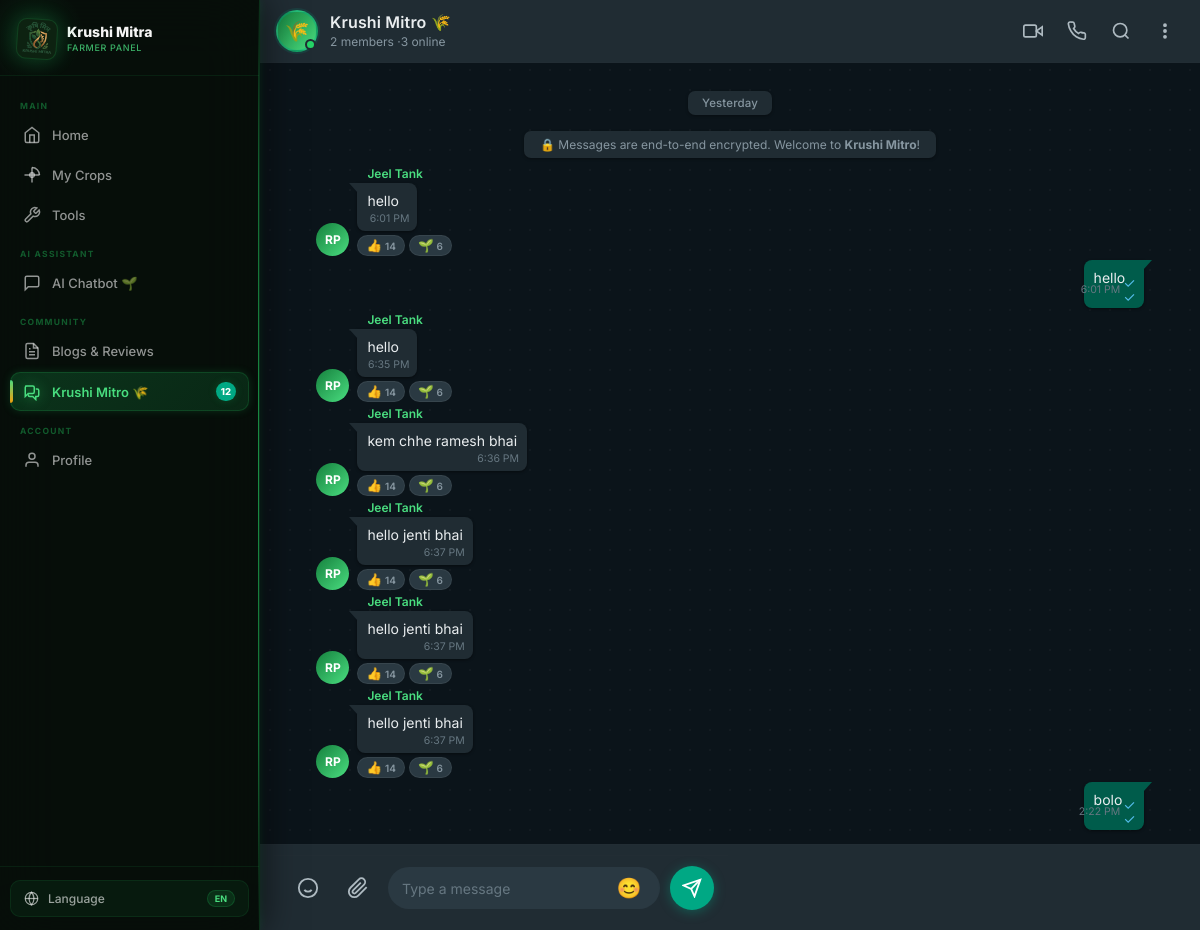
The app's page /community_chat (signed in) with its own data.
### farmer/models.py (models this page shows, shortened)
class community_message(models.Model):
    sender = models.ForeignKey(User,on_delete=models.CASCADE,related_name="message_my")
    message = models.TextField()
    image = models.FileField(upload_to='community/images/', null=True, blank=True)
    created_at = models.DateTimeField(auto_now_add=True)

class User(AbstractUser):
    ROLE_CHOICES = (
        ('Farmer', 'Farmer'),
        ('Buyer', 'Buyer'),
        ('Subadmin', 'Subadmin')
    )
    name = models.CharField(max_length=255)
    role = models.CharField(max_length=20, choices=ROLE_CHOICES)
    email = models.EmailField(unique=True,blank=True, null=True)
    city = models.CharField(max_length=100, blank=True, null=True)
    contact = models.CharField(max_length=10, unique=True , blank=True, null=True)
    password = models.CharField(max_length=128)
    is_active = models.BooleanField(default=False)

### farmer/views.py (the view)
        def wrapper(request, *args, **kwargs):
            if "contact" in request.session:
                try:
                    user = User.objects.get(contact=request.session['contact'])
                    request.uid = user
                    if user.role not in allowed_roles:
                        messages.error(request, "Access Denied")
                        return redirect('login')
                    return view_function(request, *args, **kwargs)
                except User.DoesNotExist:
                    return redirect('login')
            return redirect('login')

### farmer/views.py (called while the page is built, shortened)
def check_login(allowed_roles):
    def decorator(view_function):
        def wrapper(request, *args, **kwargs):
            if "contact" in request.session:
                try:
                    user = User.objects.get(contact=request.session['contact'])
                    request.uid = user
                    if user.role not in allowed_roles:
                        messages.error(request, "Access Denied")
                        return redirect('login')
                    return view_function(request, *args, **kwargs)
                except User.DoesNotExist:
                    return redirect('login')
            return redirect('login')
        return wrapper
    return decorator

@check_login(['Farmer'])
def community_chat(request):
    uid = request.uid
    all_messages = community_message.objects.all()
    all_users = User.objects.all()
    user_count = len([user for user in all_users if user.is_active])
    member_count = len([user for user in all_users if user.role == 'Farmer'])
    context = {'uid': uid, 'messages':  all_messages, 'user_count': user_count, 'member_count': member_count}
    return render(request, "farmer/community_chat.html", context)

### farmer/templates/farmer/community_chat.html (shortened to what this page needs)
{% load static %}
<!DOCTYPE html>
<html lang="en">
<head>
  <link rel="stylesheet" href="{% static 'farmer/css/community_chat.css' %}">
</head>
<body>
<div class="app-shell">
  <aside class="sidebar" id="sidebar" role="navigation" aria-label="Farmer panel navigation">
    <div class="sidebar-logo">
      <img src="{% static 'farmer/images/krushi_mitra_logo.png' %}" alt="Krushi Mitra" />
      <div class="brand">Krushi Mitra <span>Farmer Panel</span></div>
    </div>
    <nav class="sidebar-nav">
      <div class="nav-section-title">Main</div>
      <a href="{% url 'farmer_home' %}" class="nav-item" id="nav-home">
        <svg viewBox="0 0 24 24" fill="none" stroke="currentColor" stroke-width="2">
          <path d="M3 9l9-7 9 7v11a2 2 0 0 1-2 2H5a2 2 0 0 1-2-2z"/>
          <polyline points="9 22 9 12 15 12 15 22"/>
        </svg>
        <span>Home</span>
      </a>
      <a href="{% url 'farmer_crops' %}" class="nav-item" id="nav-crops">
        <svg viewBox="0 0 24 24" fill="none" stroke="currentColor" stroke-width="2">
          <path d="M12 2a10 10 0 0 1 10 10"/><path d="M12 2v20"/><path d="M2 12h20"/>
          <circle cx="12" cy="12" r="3"/>
        </svg>
        <span>My Crops</span>
      </a>
      <a href="{% url 'farmer_tools' %}" class="nav-item" id="nav-tools">
        <svg viewBox="0 0 24 24" fill="none" stroke="currentColor" stroke-width="2">
          <path d="M14.7 6.3a1 1 0 0 0 0 1.4l1.6 1.6a1 1 0 0 0 1.4 0l3.77-3.77a6 6 0 0 1-7.94 7.94l-6.91 6.91a2.12 2.12 0 0 1-3-3l6.91-6.91a6 6 0 0 1 7.94-7.94l-3.76 3.76z"/>
        </svg>
        <span>Tools</span>
      </a>
      <div class="nav-section-title">AI Assistant</div>
      <a href="{% url 'farmer_chatbot' %}" class="nav-item" id="nav-chatbot">
        <svg viewBox="0 0 24 24" fill="none" stroke="currentColor" stroke-width="2">
          <path d="M21 15a2 2 0 0 1-2 2H7l-4 4V5a2 2 0 0 1 2-2h14a2 2 0 0 1 2 2z"/>
        </svg>
        <span>AI Chatbot 🌱</span>
      </a>
      <div class="nav-section-title">Community</div>
      <a href="{% url 'farmer_blogs' %}" class="nav-item" id="nav-blogs">
        <svg viewBox="0 0 24 24" fill="none" stroke="currentColor" stroke-width="2">
          <path d="M14 2H6a2 2 0 0 0-2 2v16a2 2 0 0 0 2 2h12a2 2 0 0 0 2-2V8z"/>
          <polyline points="14 2 14 8 20 8"/>
          <line x1="16" y1="13" x2="8" y2="13"/><line x1="16" y1="17" x2="8" y2="17"/>
          <polyline points="10 9 9 9 8 9"/>
        </svg>
        <span>Blogs &amp; Reviews</span>
      </a>
      <a href="{% url 'community_chat' %}" class="nav-item active" id="nav-chat" aria-current="page">
        <svg viewBox="0 0 24 24" fill="none" stroke="currentColor" stroke-width="2">
          <path d="M17 8h2a2 2 0 0 1 2 2v6a2 2 0 0 1-2 2h-2v4l-4-4H9a2 2 0 0 1-2-2v-1"/>
          <path d="M3 4h10a2 2 0 0 1 2 2v6a2 2 0 0 1-2 2H7l-4 4V6a2 2 0 0 1 2-2z"/>
        </svg>
        <span>Krushi Mitro 🌾</span>
        <span class="nav-badge" aria-label="12 unread">12</span>
      </a>
      <div class="nav-section-title">Account</div>
      <a href="{% url 'farmer_profile' %}" class="nav-item" id="nav-profile">
        <svg viewBox="0 0 24 24" fill="none" stroke="currentColor" stroke-width="2">
          <path d="M20 21v-2a4 4 0 0 0-4-4H8a4 4 0 0 0-4 4v2"/>
          <circle cx="12" cy="7" r="4"/>
        </svg>
        <span>Profile</span>
      </a>
    </nav>
    <div class="sidebar-bottom">
      <div class="lang-selector">
        <svg viewBox="0 0 24 24" fill="none" stroke="currentColor" stroke-width="2">
          <circle cx="12" cy="12" r="10"/>
          <line x1="2" y1="12" x2="22" y2="12"/>
          <path d="M12 2a15.3 15.3 0 0 1 4 10 15.3 15.3 0 0 1-4 10 15.3 15.3 0 0 1-4-10 15.3 15.3 0 0 1 4-10z"/>
        </svg>
        <span>Language</span>
        <span class="lang-current-label">EN</span>
      </div>
    </div>
  </aside>
  <div class="wa-chat">
    <div class="wa-header" id="waHeader">
      <div class="wa-header-avatar" title="Krushi Mitro Group" role="img" aria-label="Group icon">🌾</div>
      <div class="wa-header-info">
        <div class="wa-header-name">Krushi Mitro 🌾</div>
        <div class="wa-header-sub" id="headerSub">{{member_count}} members ·{{ user_count }} online</div>
      </div>
      <div class="wa-header-actions">
        <button class="wa-icon-btn" title="Video call" aria-label="Video call" id="vcBtn">
          <svg viewBox="0 0 24 24" fill="none" stroke="currentColor" stroke-width="2">
            <polygon points="23 7 16 12 23 17 23 7"/>
            <rect x="1" y="5" width="15" height="14" rx="2" ry="2"/>
          </svg>
        </button>
        <button class="wa-icon-btn" title="Voice call" aria-label="Voice call" id="callBtn">
        </button>
        <button class="wa-icon-btn" title="Search" aria-label="Search messages" id="searchBtn">
          <svg viewBox="0 0 24 24" fill="none" stroke="currentColor" stroke-width="2">
            <circle cx="11" cy="11" r="8"/><line x1="21" y1="21" x2="16.65" y2="16.65"/>
          </svg>
        </button>
        <button class="wa-icon-btn" title="More options" aria-label="More options" id="moreBtn">
          <svg viewBox="0 0 24 24" fill="none" stroke="currentColor" stroke-width="2">
            <circle cx="12" cy="5"  r="1.3" fill="currentColor"/>
            <circle cx="12" cy="12" r="1.3" fill="currentColor"/>
            <circle cx="12" cy="19" r="1.3" fill="currentColor"/>
          </svg>
        </button>
      </div>
    </div>
    <div class="wa-body" id="waBody" role="log" aria-live="polite" aria-label="Group messages">
      <div class="wa-date-badge"><span>Yesterday</span></div>
      <div class="wa-notice">
        <span>🔒 Messages are end-to-end encrypted. Welcome to <strong>Krushi Mitro</strong>!</span>
      </div>
      {%for message in messages%}
      {% if message.sender != uid %}
      <div class="wa-msg recv" id="m1">
        <div class="wa-av av-g" title="Ramesh Patel">RP</div>
        <div class="wa-bubble-wrap">
          <div class="wa-sender" style="color:#4ade80;">{{message.sender.name}}</div>
          <div class="wa-bubble">
            {{message.message}}
            <div class="wa-meta">
              <span class="wa-time">{{message.created_at|date:"g:i A"}}</span>
            </div>
          </div>
          <div class="wa-reactions">
            <span class="wa-reaction">👍 <span class="wa-reaction-count">14</span></span>
            <span class="wa-reaction">🌱 <span class="wa-reaction-count">6</span></span>
          </div>
        </div>
      </div>
      {% else %}
      <div class="wa-msg sent" id="m4">
        <div class="wa-bubble-wrap">
          <div class="wa-bubble">
            {{message.message}}
            <div class="wa-meta">
              <span class="wa-time">{{message.created_at|date:"g:i A"}}</span>
              <span class="wa-ticks">✓✓</span>
            </div>
          </div>
        </div>
      </div>
      {% endif %}
      {% endfor %}
    </div>
    <form action="{% url 'community_chat' %}" method="post" class="wa-input-bar" role="form" aria-label="Message input">
    <div class="wa-input-bar" role="form" aria-label="Message input">
      <button class="wa-input-icon" id="emojiBtn" title="Emoji" aria-label="Emoji">
        <svg viewBox="0 0 24 24" fill="none" stroke="currentColor" stroke-width="2">
          <circle cx="12" cy="12" r="10"/>
          <path d="M8 14s1.5 2 4 2 4-2 4-2"/><line x1="9" y1="9" x2="9.01" y2="9"/><line x1="15" y1="9" x2="15.01" y2="9"/>
        </svg>
      </button>
      <button class="wa-input-icon" id="attachBtn" title="Attach" aria-label="Attach file">
        <svg viewBox="0 0 24 24" fill="none" stroke="currentColor" stroke-width="2">
          <path d="M21.44 11.05l-9.19 9.19a6 6 0 0 1-8.49-8.49l9.19-9.19a4 4 0 0 1 5.66 5.66l-9.2 9.19a2 2 0 0 1-2.83-2.83l8.49-8.48"/>
        </svg>
      </button>
      <div class="wa-input-wrap">
        <input
          type="text"
          class="wa-input"
          id="msgInput"
          placeholder="Type a message"
          autocomplete="off"
          maxlength="600"
          aria-label="Type a message"
          name="message"
        />
        <button class="wa-emoji-btn" id="smileyBtn" title="Emoji picker" aria-label="Emoji">😊</button>
      </div>
     <button type="submit" class="wa-send-btn" id="sendBtn" title="Send">
    <svg viewBox="0 0 24 24" fill="none" stroke="currentColor" stroke-width="2.2">
        <line x1="22" y1="2" x2="11" y2="13"/>
        <polygon points="22 2 15 22 11 13 2 9 22 2"/>
    </svg>
</button>
    </div>
    </form>
  </div>
</div>
</body>
</html>

### records on screen
community_message: sender.name "Jeel Tank", message "hello", created_at "6:01 PM"
community_message: message "hello", created_at "6:01 PM"
community_message: sender.name "Jeel Tank", message "hello", created_at "6:35 PM"
community_message: sender.name "Jeel Tank", message "kem chhe ramesh bhai", created_at "6:36 PM"
community_message: sender.name "Jeel Tank", message "hello jenti bhai", created_at "6:37 PM"
community_message: sender.name "Jeel Tank", message "hello jenti bhai", created_at "6:37 PM"
community_message: sender.name "Jeel Tank", message "hello jenti bhai", created_at "6:37 PM"
community_message: message "bolo", created_at "2:22 PM"

### other values on screen
{{ member_count }} "2"
{{ user_count }} "3"
